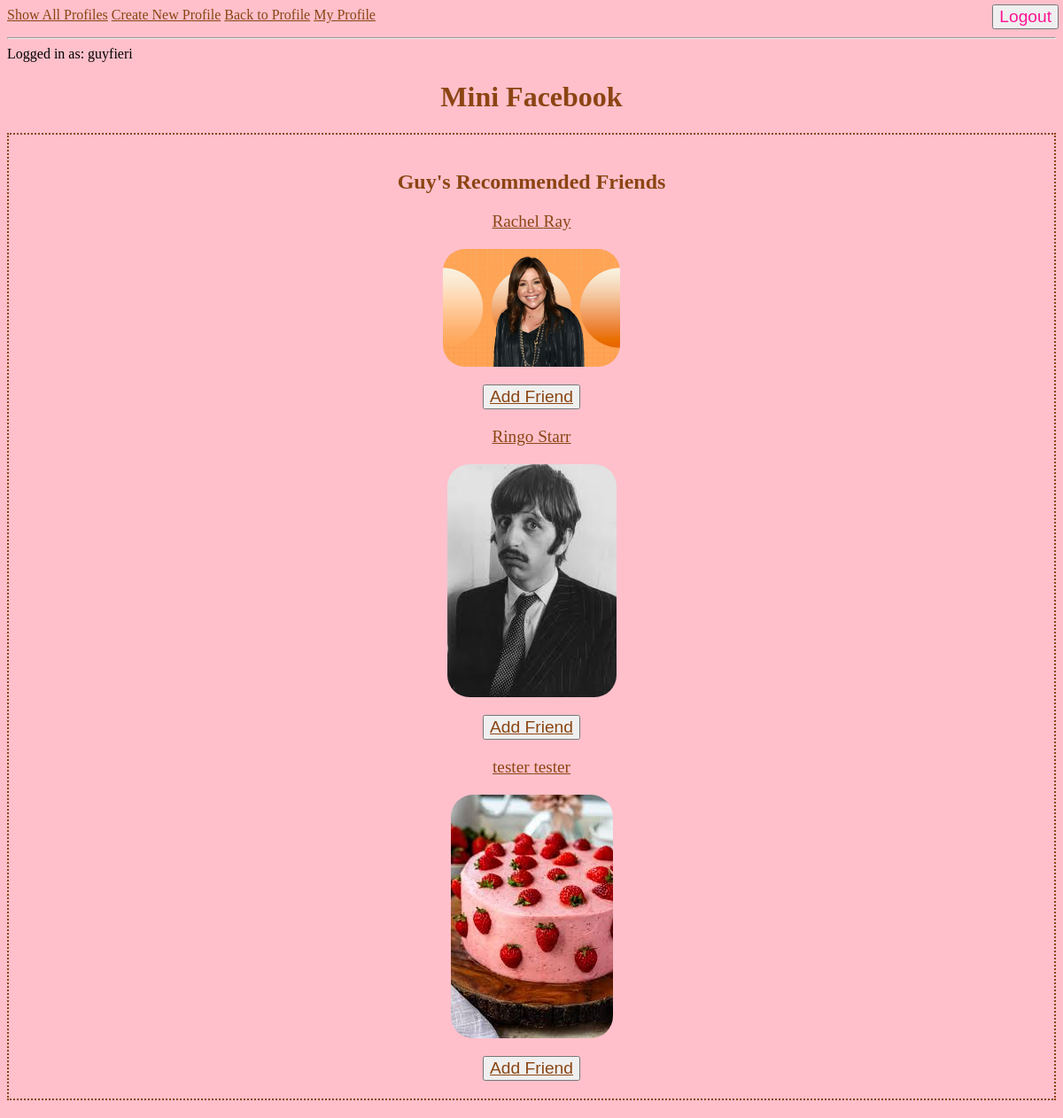
/mini_fb/profile/friend_suggestions (signed in), run on the app's committed database.
### mini_fb/models.py (models this page shows, shortened)
class Profile(models.Model):
    first_name = models.TextField(blank=True)
    last_name = models.TextField(blank=True)
    city = models.TextField(blank=True)
    email_address = models.TextField(blank=True)
    image_file = models.ImageField(blank=True) #an actual image
    user = models.ForeignKey(User, on_delete=models.CASCADE) ##NEW
    def get_friends(self):
        friends = Friend.objects.filter(profile1=self) | Friend.objects.filter(profile2=self)
        friend_profiles = []
        for friend in friends:
            if friend.profile1 != self:
                friend_profiles.append(friend.profile1)
            elif friend.profile2 != self:
                friend_profiles.append(friend.profile2)
        return friend_profiles
    def get_friend_suggestions(self):
        potential_friends = Profile.objects.exclude(pk=self.pk)
        already_friends = self.get_friends()
        already_friends_ids = [friend.pk for friend in already_friends]
        potential_friends = potential_friends.exclude(pk__in=already_friends_ids)
        return potential_friends

### mini_fb/views.py (the view)
# urls.py: path('profile/friend_suggestions', ShowFriendSuggestionsView.as_view(), name="friend_suggestions"),
class ShowFriendSuggestionsView(DetailView):
    model = Profile
    template_name = "mini_fb/friend_suggestions.html"
    context_object_name = "profile"
    def get_object(self):
        try:
            return Profile.objects.get(user=self.request.user)
        except Profile.DoesNotExist:
            return redirect('create_profile')

### mini_fb/templates/mini_fb/friend_suggestions.html
{% extends 'mini_fb/base.html' %}
{% block extra_nav_link %}
    <a href="{% url 'show_profile' profile.pk %}">Back to Profile</a>
{% endblock %}
{% block content %}
    <div>
        <h2>{{profile.first_name}}'s Recommended Friends</h2>
        {% for suggestion in profile.get_friend_suggestions %}
            <p><a href="{% url 'show_profile' suggestion.id %}">{{ suggestion.first_name }} {{ suggestion.last_name }}
                <br>
                <center><img src="{{suggestion.image_file.url}}" alt="Friend Suggestion Picture" style="max-width: 200px; height: auto;"></center>
            </a></p>
            <center><button style="font-size: larger; "><a href="{% url 'add_friend' suggestion.id %}">Add Friend</a></button></center>
        {% empty %}
            <p>No friend suggestions!</p>
        {% endfor %}
    </div>
{% endblock %}

### mini_fb/templates/mini_fb/base.html (shortened to what this page needs)
 {% load static %}
 <html>
    <head>
        <link rel="stylesheet" href="{% static 'styles.css' %}">
    </head>
    <body>
        <head>
            <nav>
                <a href="{% url 'show_all_profiles' %}">Show All Profiles</a>
                <a href="{% url 'create_profile' %}">Create New Profile</a>
                {% block extra_nav_link %}{% endblock %}
                {% if request.user.is_authenticated %}
                <a href="{% url 'show_profile' user.pk %}">My Profile</a>
                <form action="{% url 'logout' %}" method="post">
                    <button style= "position: absolute; right: 5px; top: 5px; font-size: larger; color:#FF1493;" type="submit">Logout</button>
                </form>
                {% else %}
                <button style= "position: absolute; right: 5px; top: 2.5px; font-size: larger; color:#FF1493;"><a href="{% url 'login' %}">Login</a></button>
                {% endif %}
                <hr>
                {% if request.user.is_authenticated %}
                Logged in as: {{request.user}}
                {% else %}
                Not logged in.
                {% endif %}
            </nav>
            <h1>Mini Facebook</h1>
        </head>
        {% block content %}
        {% endblock %}
    </body>
 </html>

### static/styles.css (style rules this page uses)
body { background-color: #FFC0CB; }
h1, h2, h3 { text-align: center; color: #8B4513; font-family: Georgia, 'Times New Roman', Times, serif; }
p { text-align: center; margin-top: 20px; margin-bottom: 20px; margin-left: 50px; margin-right: 50px; color: #8B4513; font-family: Georgia, 'Times New Roman', Times, serif; font-size:larger; }
img { border-radius: 25px; }
div { padding: 15pt; margin-top: 20px; margin-bottom: 20px; border: 2pt dotted; border-color: #8B4513; }
a:link { color:#8B4513; }

### data on the page
Profile: first_name "Guy"
Profile: first_name "Rachel", last_name "Ray", image_file (picture)
Profile: first_name "Ringo", last_name "Starr", image_file (picture)
Profile: first_name "tester", last_name "tester", image_file (picture)

### other printed values
{{ request.user }} "guyfieri"
